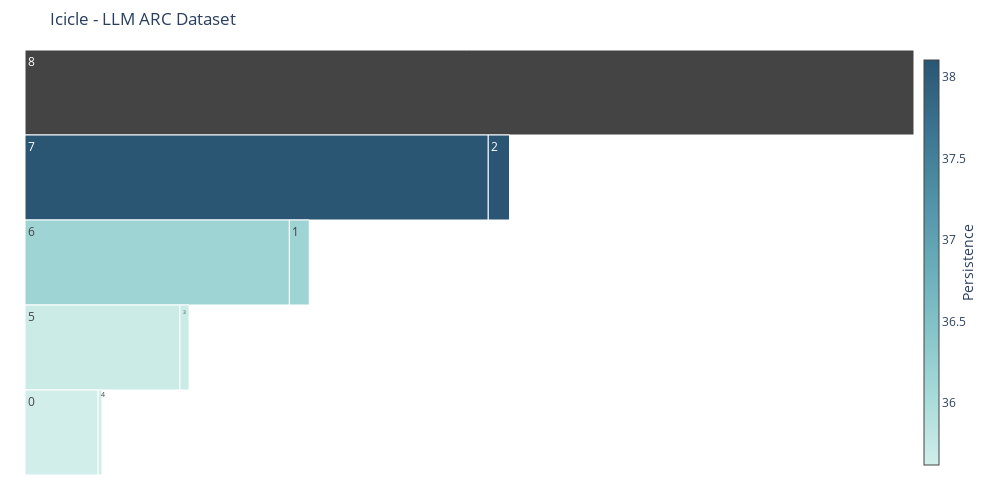

The code cell stored with this chart in its notebook:
### Code cell
fig = plot_icicle(df_comp_llm)
fig.update_layout(title='Icicle - LLM ARC Dataset',
                  height=500,
                  width=1000,)
fig.show()

### Figure 1 — Plotly figure (JSON) as saved in the notebook; plotly's stock layout.template omitted (floating-point values rounded to 4 significant figures)
{"data": [{"hovertemplate": "<b>Component #%{label} </b> <br> Points: %{value}<br> Persistence: %{color:.2f}<br> Parent: #%{parent}", "labels": [0, 1, 2, 3, 4, 5, 6, 7, 8], "marker": {"colorbar": {"thickness": 15, "title": {"side": "right", "text": "Persistence"}, "x": 1}, "colors": [35.62, 36.15, 38.1, 35.68, 35.62, 35.68, 36.15, 38.1, null], "colorscale": [[0, "rgb(209, 238, 234)"], [0.1667, "rgb(168, 219, 217)"], [0.3333, "rgb(133, 196, 201)"], [0.5, "rgb(104, 171, 184)"], [0.6667, "rgb(79, 144, 166)"], [0.8333, "rgb(59, 115, 143)"], [1, "rgb(42, 86, 116)"]], "showscale": true}, "parents": [5, 7, 8, 6, 5, 6, 7, 8, null], "root": {"color": "lightgrey"}, "tiling": {"orientation": "v"}, "type": "icicle", "values": [1206, 328, 351, 151, 65, 1285, 1654, 2953, 6672]}], "layout": {"height": 500, "margin": {"b": 25, "l": 25, "r": 25, "t": 50}, "title": {"text": "Icicle - LLM ARC Dataset"}, "width": 1000}}
